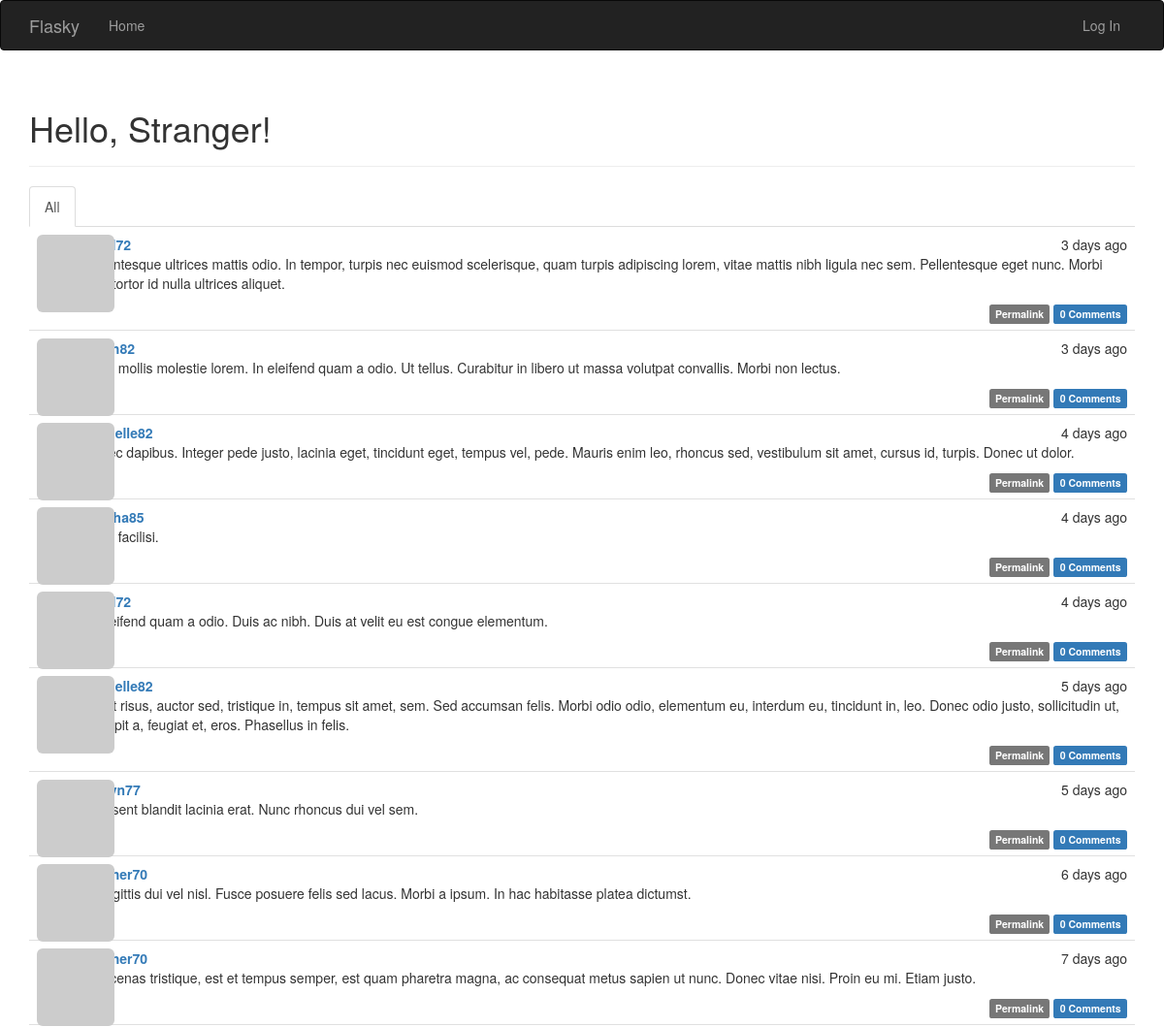
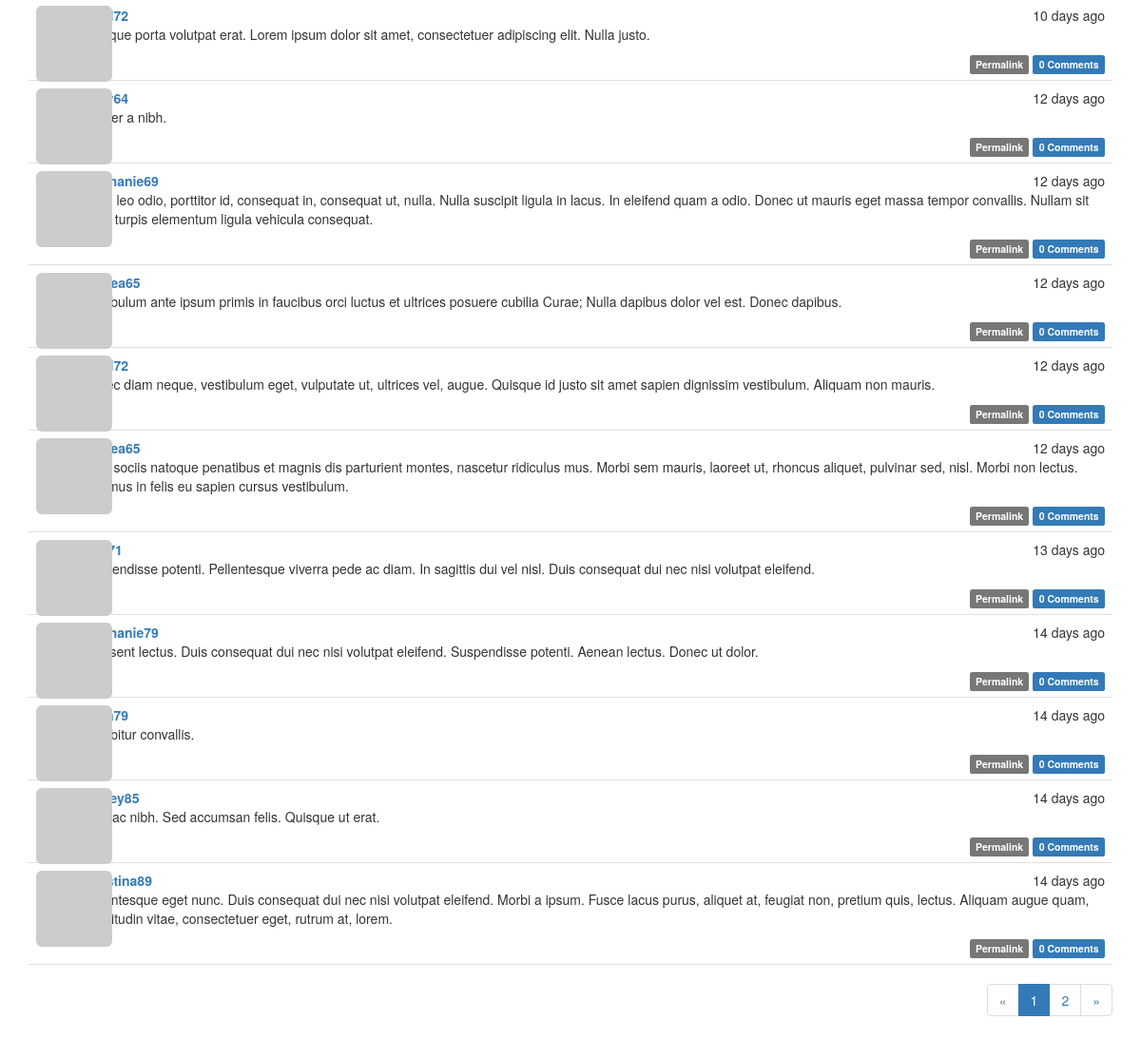
The page / on the database its author committed (2 pictures, top to bottom).
### app/models.py (models this page shows, shortened)
class Post(db.Model):
    __tablename__ = 'posts'
    id = db.Column(db.Integer, primary_key=True)
    body = db.Column(db.Text)
    body_html=db.Column(db.Text)
    timestamp = db.Column(db.DateTime, index=True, default=datetime.utcnow)
    author_id = db.Column(db.Integer, db.ForeignKey('users.id'))
    comments = db.relationship('Comment',backref = 'post',lazy = 'dynamic')

class User(UserMixin, db.Model):
    __tablename__ = 'users'
    id = db.Column(db.Integer, primary_key=True)
    email = db.Column(db.String(64), unique=True, index=True)
    username = db.Column(db.String(64), unique=True, index=True)
    role_id = db.Column(db.Integer, db.ForeignKey('roles.id'))
    password_hash = db.Column(db.String(128))
    confirmed = db.Column(db.Boolean, default=False)
    name = db.Column(db.String(64))
    location = db.Column(db.String(64))
    about_me = db.Column(db.Text())
    member_since = db.Column(db.DateTime(), default=datetime.utcnow)
    last_seen = db.Column(db.DateTime(), default=datetime.utcnow)
    avatar_hash = db.Column(db.String(32))
    posts = db.relationship('Post', backref='author', lazy='dynamic')
    comments = db.relationship('Comment',backref = 'author',lazy = 'dynamic')
    '''

    '''
    followed = db.relationship('Follow',
                               foreign_keys=[Follow.follower_id],
                               backref=db.backref('follower', lazy='joined'),#加载相关对象
                               lazy='dynamic',
                               cascade='all, delete-orphan')
    followers = db.relationship('Follow',
                                foreign_keys=[Follow.followed_id],
                                backref=db.backref('followed', lazy='joined'),
                                lazy='dynamic',
                                cascade='all, delete-orphan')
    @property
    def password(self):
        raise AttributeError('password is not a readable attribute')
    def gravatar(self, size=100, default='identicon', rating='g'):
        if request.is_secure:
            url = 'https://secure.gravatar.com/avatar'
        else:
            url = 'http://www.gravatar.com/avatar'
        hash = self.avatar_hash or hashlib.md5(
            self.email.encode('utf-8')).hexdigest()
        return '{url}/{hash}?s={size}&d={default}&r={rating}'.format(
            url=url, hash=hash, size=size, default=default, rating=rating)

### app/main/views.py (the view)
@main.route('/', methods=['GET', 'POST'])
def index():
    form = PostForm()
    if current_user.can(Permission.WRITE_ARTICLES) and \
            form.validate_on_submit():
        post = Post(body=form.body.data,
                    author=current_user._get_current_object())
        db.session.add(post)
        db.session.commit()
        return redirect(url_for('.index'))
    page = request.args.get('page', 1, type=int)
    show_followed = False
    if current_user.is_authenticated:
        show_followed = bool(request.cookies.get('show_followed', ''))#?????????????
    if show_followed:
        query = current_user.followed_posts
    else:
        query = Post.query
    pagination = query.order_by(Post.timestamp.desc()).paginate(
        page, per_page=current_app.config['FLASKY_POSTS_PER_PAGE'],
        error_out=False)
    posts = pagination.items
    return render_template('index.html', form=form, posts=posts,
                           show_followed=show_followed, pagination=pagination)

### app/auth/views.py (called while the page is built)
@auth.before_app_request
def before_request():
    if current_user.is_authenticated:
        current_user.ping()
        if not current_user.confirmed \
                and request.endpoint[:5] != 'auth.' \
                and request.endpoint != 'static':
            return redirect(url_for('auth.unconfirmed'))

### app/main/__init__.py (called while the page is built)
@main.app_context_processor
def inject_permissions():
    return dict(Permission=Permission)

### app/main/views.py (called while the page is built)
@main.after_app_request
def after_request(response):
    for query in get_debug_queries():
        if query.duration >= current_app.config['FLASKY_SLOW_DB_QUERY_TIME']:
            current_app.logger.warning(
                'Slow query: %s\nParameters: %s\nDuration: %fs\nContext: %s\n'
                % (query.statement, query.parameters, query.duration,
                   query.context))
    return response

### app/models.py (called while the page is built)
    def can(self, permissions):
        return False

    def is_administrator(self):
        return False

### app/templates/index.html (shortened to what this page needs)
{% extends "base.html" %}
{% import "bootstrap/wtf.html" as wtf %}
{% import "_macros.html" as macros %}
{% block page_content %}
<div class="page-header">
    <h1>Hello, {% if current_user.is_authenticated %}{{ current_user.username }}{% else %}Stranger{% endif %}!</h1>
</div>
    <div class="post-tabs">
    <ul class="nav nav-tabs">
        <li{% if not show_followed %} class="active"{% endif %}><a href="{{ url_for('.show_all') }}">All</a></li>
    </ul>
    {% include '_posts.html' %}
</div>
{% if pagination %}
<div class="pagination">
    {{ macros.pagination_widget(pagination, '.index') }}
</div>
{% endif %}
{% endblock %}

### app/templates/_posts.html (shortened to what this page needs)
<ul class="posts">
    {% for post in posts %}
    <li class="post">
        <div class="post-thumbnail">
            <a href="{{ url_for('.user', username=post.author.username) }}">
                <img class="img-rounded profile-thumbnail" src="{{ post.author.gravatar(size=40) }}">
            </a>
        </div>
        <div class="post-content">
            <div class="post-date">{{ moment(post.timestamp).fromNow() }}</div>
            <div class="post-author"><a href="{{ url_for('.user', username=post.author.username) }}">{{ post.author.username }}</a></div>
            <div class="post-body">
                {% if post.body_html %}
                    {{ post.body_html | safe }}
                {% else %}
                    {{ post.body }}
                {% endif %}
            </div>
            <div class="post-footer">
                <a href="{{ url_for('.post', id=post.id) }}">
                    <span class="label label-default">Permalink</span>
                </a>
                <a href="{{ url_for('.post', id=post.id) }}#comments">
                        <span class="label label-primary">{{ post.comments.count() }} Comments</span>
                    </a>
            </div>
        </div>
    </li>
    {% endfor %}
</ul>

### app/static/styles.css (style rules this page uses)
.profile-thumbnail { position: absolute; }
div.post-tabs { margin-top: 16px; }
ul.posts { list-style-type: none; padding: 0px; margin: 16px 0px 0px 0px; border-top: 1px solid #e0e0e0; }
div.post-tabs ul.posts { margin: 0px; border-top: none; }
ul.posts li.post { padding: 8px; border-bottom: 1px solid #e0e0e0; }
div.post-date { float: right; }
div.post-author { font-weight: bold; }
div.post-thumbnail { position: absolute; }
div.post-content { margin-left: 48px; min-height: 48px; }
div.post-footer { text-align: right; }
div.pagination { width: 100%; text-align: right; padding: 0px; margin: 0px; }

### rows shown on the page
Post: timestamp "3 days ago", body_html "Pellentesque ultrices mattis odio. In tempor, turpis nec euismod scelerisque, quam turpis adipiscing lorem, vitae mattis nibh ligula nec sem. Pellentesque eget nunc. Morbi quis tortor id nulla ultrices aliquet.", comments.count "0"
Post: timestamp "3 days ago", body_html "Nulla mollis molestie lorem. In eleifend quam a odio. Ut tellus. Curabitur in libero ut massa volutpat convallis. Morbi non lectus.", comments.count "0"
Post: timestamp "4 days ago", author.username "michelle82", body_html "Donec dapibus. Integer pede justo, lacinia eget, tincidunt eget, tempus vel, pede. Mauris enim leo, rhoncus sed, vestibulum sit amet, cursus id, turpis. Donec ut dolor.", comments.count "0"
Post: timestamp "4 days ago", body_html "Nulla facilisi.", comments.count "0"
Post: timestamp "4 days ago", body_html "In eleifend quam a odio. Duis ac nibh. Duis at velit eu est congue elementum.", comments.count "0"
Post: timestamp "5 days ago", author.username "michelle82", body_html "In est risus, auctor sed, tristique in, tempus sit amet, sem. Sed accumsan felis. Morbi odio odio, elementum eu, interdum eu, tincidunt in, leo. Donec odio justo, sollicitudin ut, suscipit a, feugiat et, eros. Phasellus in felis.", comments.count "0"
Post: timestamp "5 days ago", body_html "Praesent blandit lacinia erat. Nunc rhoncus dui vel sem.", comments.count "0"
Post: timestamp "6 days ago", author.username "heather70", body_html "In sagittis dui vel nisl. Fusce posuere felis sed lacus. Morbi a ipsum. In hac habitasse platea dictumst.", comments.count "0"
Post: timestamp "7 days ago", author.username "heather70", body_html "Maecenas tristique, est et tempus semper, est quam pharetra magna, ac consequat metus sapien ut nunc. Donec vitae nisi. Proin eu mi. Etiam justo.", comments.count "0"
Post: timestamp "10 days ago", body_html "Quisque porta volutpat erat. Lorem ipsum dolor sit amet, consectetuer adipiscing elit. Nulla justo.", comments.count "0"
Post: timestamp "12 days ago", body_html "Integer a nibh.", comments.count "0"
Post: timestamp "12 days ago", author.username "stephanie69", body_html "Proin leo odio, porttitor id, consequat in, consequat ut, nulla. Nulla suscipit ligula in lacus. In eleifend quam a odio. Donec ut mauris eget massa tempor convallis. Nullam sit amet turpis elementum ligula vehicula consequat.", comments.count "0"
Post: timestamp "12 days ago", body_html "Vestibulum ante ipsum primis in faucibus orci luctus et ultrices posuere cubilia Curae; Nulla dapibus dolor vel est. Donec dapibus.", comments.count "0"
Post: timestamp "12 days ago", body_html "Donec diam neque, vestibulum eget, vulputate ut, ultrices vel, augue. Quisque id justo sit amet sapien dignissim vestibulum. Aliquam non mauris.", comments.count "0"
Post: timestamp "12 days ago", body_html "Cum sociis natoque penatibus et magnis dis parturient montes, nascetur ridiculus mus. Morbi sem mauris, laoreet ut, rhoncus aliquet, pulvinar sed, nisl. Morbi non lectus. Vivamus in felis eu sapien cursus vestibulum.", comments.count "0"
Post: timestamp "13 days ago", body_html "Suspendisse potenti. Pellentesque viverra pede ac diam. In sagittis dui vel nisl. Duis consequat dui nec nisi volutpat eleifend.", comments.count "0"
Post: timestamp "14 days ago", author.username "stephanie79", body_html "Praesent lectus. Duis consequat dui nec nisi volutpat eleifend. Suspendisse potenti. Aenean lectus. Donec ut dolor.", comments.count "0"
Post: timestamp "14 days ago", body_html "Curabitur convallis.", comments.count "0"
Post: timestamp "14 days ago", body_html "Duis ac nibh. Sed accumsan felis. Quisque ut erat.", comments.count "0"
Post: timestamp "14 days ago", author.username "christina89", body_html "Pellentesque eget nunc. Duis consequat dui nec nisi volutpat eleifend. Morbi a ipsum. Fusce lacus purus, aliquet at, feugiat non, pretium quis, lectus. Aliquam augue quam, sollicitudin vitae, consectetuer eget, rutrum at, lorem.", comments.count "0"

### other values the page prints
{{ p }} "1"
{{ p }} "2"
